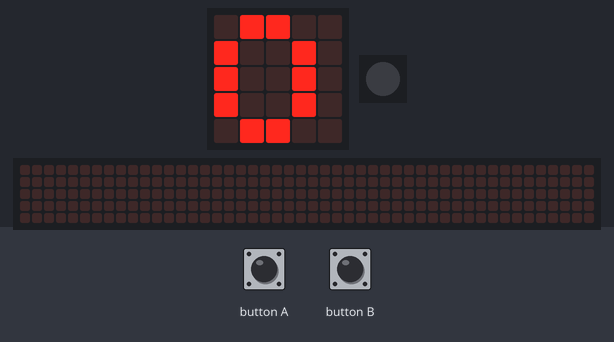
A program run on a simulated Calliope mini (MakeCode). On the bench: the board's 5×5 LED display, 1 RGB LEDs in strip order, left to right, a strip that is not on the board, showing the scrolling text unrolled. Inputs (shaded band) come from the test bench. The 48×5 strip is a reading aid, not a part: it shows the text the display is scrolling, unrolled, one strip-width of it at a time.

Above: at 1.2 s.
1.3 s: button B pressed for 1.6 s
At 2.9 s:
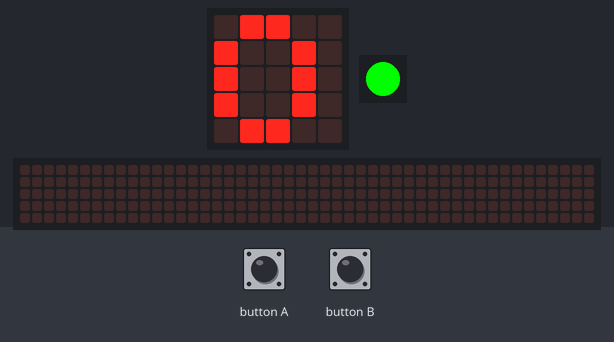
4.6 s: button A pressed for 1.6 s
At 6.1 s:
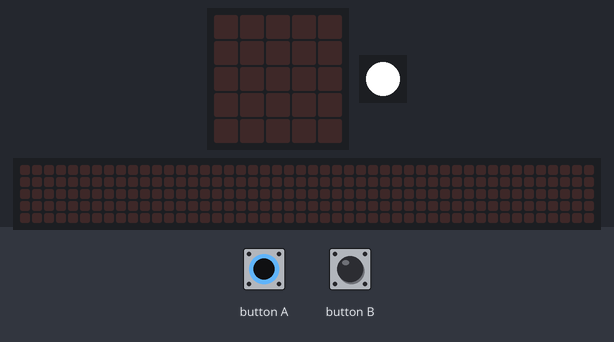
8.2 s: button A pressed for 1.6 s
At 11.0 s:
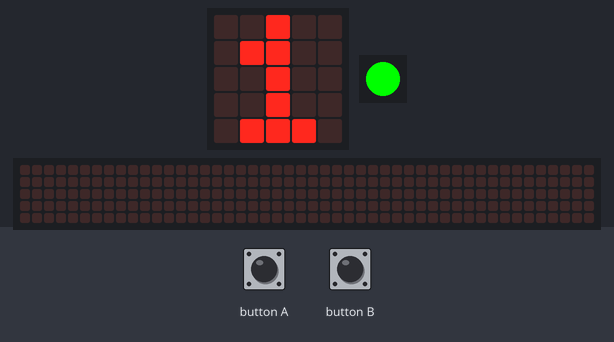
11.3 s: button B pressed for 1.6 s
At 12.2 s:
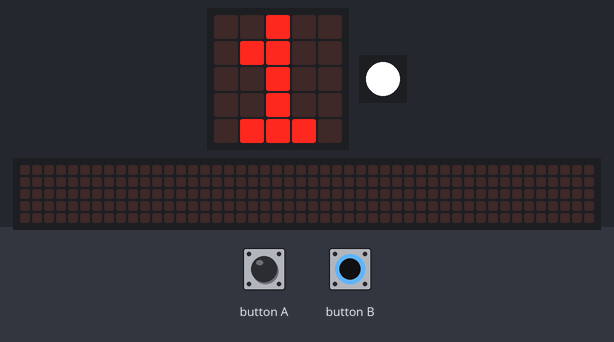
14.4 s: button B pressed for 3.2 s
At 18.37 s:
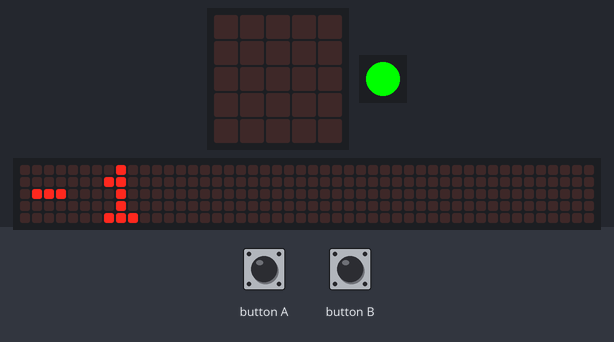
Timing chart, 0 to 19.9 s (numbered marks = the images above; inputs shaded):
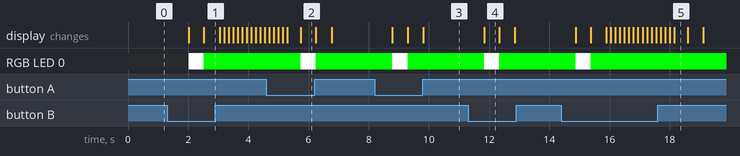

The program:

Personenzaehler_Erweiterung2.py
```python
Zähler = 0
def on_forever():
    global Zähler
    basic.show_number(Zähler)
    if input.button_is_pressed(Button.A):
        Zähler += 1
        basic.set_led_color(0xffffff)
        basic.pause(500)
        basic.set_led_color(0x00ff00)
    elif input.button_is_pressed(Button.B):
        Zähler += -1
        basic.set_led_color(0xffffff)
        basic.pause(500)
        basic.set_led_color(0x00ff00)
    elif Zähler < 0:
        Zähler = 0
    else:
        pass
    basic.pause(500)
    if Zähler > 5:
        basic.show_icon(IconNames.SAD)
        basic.pause(500)
        basic.set_led_color(0xff0000)
basic.forever(on_forever)
```

Measured:
- after the input at 1.3 s, RGB LED 0: off → RGB(255, 255, 255) after 0.72 s, → RGB(0, 255, 0) 0.50 s later
- after the input at 4.6 s, the display: first differs from a run without the input after 1.1 s (image 2)
- after the input at 8.2 s, RGB LED 0: RGB(0, 255, 0) → RGB(255, 255, 255) after 0.59 s, → RGB(0, 255, 0) 0.50 s later
- after the input at 11.3 s, RGB LED 0: RGB(0, 255, 0) → RGB(255, 255, 255) after 0.53 s, → RGB(0, 255, 0) 0.50 s later
- after the input at 14.4 s, RGB LED 0: RGB(0, 255, 0) → RGB(255, 255, 255) after 0.48 s, → RGB(0, 255, 0) 0.50 s later
- what the display in image 4 shows lasts 0.5 s, from 11.8 s to 12.3 s
